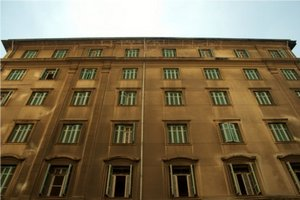
//> input picture experiment/opencv/1_CYJ/pic1.jpg, 300 x 200 px, given in place of the camera
$ ./test4_0721   (built with g++ and OpenCV 4)
//> lines starting //> are read from the running program, lines starting //| are printed output that depends on the picture; after the words box and inside, x2 and y2 are one past the last pixel; in counts of white or black regions, pixels touching at a corner belong together
#pragma warning(disable: 4819)

#include <iostream>
#include <opencv2/core/mat.hpp>
#include <opencv2/imgcodecs.hpp>
#include <opencv2/imgproc.hpp>
#include <opencv2/highgui.hpp>

#define MIN_AREA_PIXELS 300
#define LINE_SPACING_PIXELS 30

using namespace std;
using namespace cv;

class CLine
{
  public:
    Point center;
    double rate;
    double y_inter;
    int left;
    int width;
    CLine(double rate, Point center, int left, int width)
    {
	this->rate = rate;
	this->center = center;
	this->left = left;
	this->width = width;
	y_inter = -rate*center.x + center.y;
    }
    ~CLine(){
    }
    double dist_to_point(Point p){
	double x1 = p.x;
	double y1 = p.y;
	double a = rate;
	double b = -1.0;
	double c = -rate*center.x + center.y;
	double d = fabs(a*x1 + b*y1 + c) / sqrt(a*a + b*b);
	return d;
    }
};

/* 구분된 영역의 edge를 이용해 해당 영역의 기울기를 찾아 하나의 직선을 생성하는 함수 */
int extractLine(CLine* lines, int num_labels, Mat src_img, Mat labelled_img, Mat stats, Mat centroids)
{
  int line_index = 0;

//Labelled image blob을 모두 체크 (i=0 인 경우는 배경이므로 제외)
  for(int i = 1; i<num_labels; i++)
  {

  //blob area 가 너무작으면 무시
    if(stats.at<int>(i, CC_STAT_AREA) < MIN_AREA_PIXELS) continue;

  //해당 Label 영역의 픽셀은 255, 나머지는 0으로 만든 새로운 이미지 Mat 생성
    Mat blob = Mat(src_img);
    cvtColor(blob, blob, COLOR_BGR2GRAY);

    for(int row = 0; row < blob.rows; row++)
    {
	int* label = labelled_img.ptr<int>(row);
	uchar* pixel = blob.ptr<uchar>(row);

	for(int col = 0; col < blob.cols; col++)
	{
	  if(label[col] == i) pixel[col] = 0;
	  else pixel[col] = 255;
	}
    }

  //해당 영역만 edge 추출
    Mat blob_edge;
    Canny(blob, blob_edge, 30, 90, 3);
    vector<Vec4i> blob_lines;

  //Houghtransform 후 line 조각 추출, line을 하나도 추출못했을 경우 이후를 무시하고 다음 blob으로 넘어간다
    HoughLinesP(blob_edge, blob_lines, 1, CV_PI/180, 30, 30, 3);

    if(blob_lines.size() == 0) continue;
  //Transform 후 추출된 line조각 중에 가장 긴 line 을 찾는다
    double longDistance = 0;
    int longDistanceIndex = 0;

    for(int j=0; j<blob_lines.size(); j++)
    {
      Vec4i L = blob_lines[i];
      double distance = (L[2] - L[0]) * (L[2] - L[0]) + (L[3] - L[1]) * (L[3] - L[1]);

      if(distance > longDistance && distance > LINE_SPACING_PIXELS * 2)
      {
	longDistance = distance;
	longDistanceIndex = j;
      }
    }
  //가장 긴 line조각의 기울기를 이용해 이미지 blob의 center를 기준으로 새로운 line 생성
    Vec4i L = blob_lines[longDistanceIndex];
    double rate = ((double)(L[3]-L[1])) / ((double)(L[2]-L[0])+0.5); //분모가 0이 되는 경우(무한대 기울기)를 막기 위해 분모에 0.5를 더해준다
    int unique_line_flag = 1;
  //이미 생성한 line과 중복되는(너무 가까운)line은 새로 생성하지 않는다
    for(int k=0; k<line_index; k++){
      if(lines[k].dist_to_point(Point(L[0],L[1])) < LINE_SPACING_PIXELS)
	unique_line_flag = 0;
    }

  //새로운 line 인 경우 생성하여 lines 메모리 영역에 저장
    if(unique_line_flag)
    {
      double centerx = centroids.at<double>(i, 0);
      double centery = centroids.at<double>(i, 1);
      int left = stats.at<int>(i, CC_STAT_LEFT);
      int width = stats.at<int>(i, CC_STAT_WIDTH);
      lines[line_index] = CLine(rate, Point((int)centerx, (int)centery), left, width);
      line_index++;
    }
  }
//생성한 line 개수를 반환
  return line_index;
}

/* 직선들의 정보를 화면에 출력하는 함수 */
void displayLineinfo(Mat src_img, CLine* lines, int num_lines, Scalar linecolor, Scalar captioncolor)
{
  for(int i=0; i<num_lines; i++)
  {
    double x1, x2, y1, y2;
    x1 = lines[i].left;
    x2 = lines[i].left + lines[i].width;
    y1 = lines[i].rate * x1 + lines[i].y_inter;
    y2 = lines[i].rate * x2 + lines[i].y_inter;

    line(src_img, Point((int)x1, (int)y1), Point((int)x2, (int)y2), linecolor, 1, LINE_AA);
    char text[15];
    double tanval = -atan2(lines[i].rate, 1.0) / (double)CV_PI;

    if(tanval < 0) tanval = tanval + 1.0;
    sprintf(text, "%.2lfpi", tanval);
    putText(src_img, text, lines[i].center, 2, 0.5, captioncolor);
  }
}

int main()
{
  Mat src, src_hsv;
  Mat green;
  Mat green_edge;
  Mat red_lower;
  Mat red_upper;
  Mat red;

  VideoCapture video(0);
  if(!video.isOpened()){
    cout << "cannot read video \n";
    return -1;
  }
  namedWindow("Input");

/*
Hue값은 0~359이나 8bit 저장을 위해 반으로 나누어(0~179) 사용한다
Saturation 과 Value 값은 0~100 이나, 8bit 저장을 위해 2.55를 곱해(0~255) 사용한다
*/
// 녹색 분리를 위한 min max
  Scalar hsv_green_min = cvScalar(60, 55, 50);
  Scalar hsv_green_max = cvScalar(95,255,180);

//빨강 분리를 위한 min mas
  Scalar hsv_red_min_upper = cvScalar(150,200,60);
  Scalar hsv_red_max_upper = cvScalar(179,255,180);
  Scalar hsv_red_min_lower = cvScalar(0,200,60);
  Scalar hsv_red_max_lower = cvScalar(10,255,180);

//영상이 이어지는 동안 무한루프
  while(video.isOpened())
  {
//영상에서 이미지 캡쳐
    video >> src;
//> src is the input picture: 200 rows x 300 cols, CV_8UC3; mean B, G, R 79.4, 107.6, 124.2
    if(src.empty()) break;

//노이즈를 감안한 영상 blurring
    GaussianBlur(src, src, Size(3,3), 1.5, 1.5);
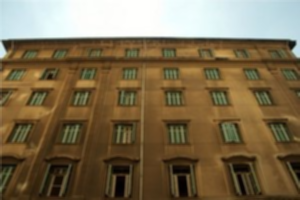
//> src: 200 rows x 300 cols, CV_8UC3; mean B, G, R 79.3, 107.6, 124.1

//색 구성을 BGR->HSV로 변환
    cvtColor(src, src_hsv, CV_BGR2HSV);
//> src_hsv: 200 rows x 300 cols, CV_8UC3; mean H, S, V 30.4, 128.8, 127.8

//녹색을 분리해 green에 저장
    inRange(src_hsv, hsv_green_min, hsv_green_max, green);
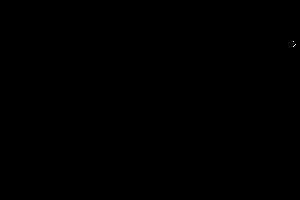
//> green: 200 rows x 300 cols, CV_8UC1; 0.01% white in thin lines or dots, all inside (x1, y1, x2, y2) = (293, 41, 296, 47)

//빨강을 분리해 red에 저장
    inRange(src_hsv, hsv_red_min_lower, hsv_red_max_lower, red_lower);
//> red_lower: 200 rows x 300 cols, CV_8UC1; every value is 0
    inRange(src_hsv, hsv_red_min_upper, hsv_red_max_upper, red_upper);
    addWeighted(red_lower, 1.0, red_upper, 1.0, 0.0, red);

//녹색, 빨강에 대해 각각 OPEN과 CLOSE를 수행하여 불완전하게 검출된 인접영역이 있다면 하나로 합한다
    morphologyEx(green, green, MORPH_OPEN, getStructuringElement(0, Size(3,3), Point(0,0)));
    morphologyEx(green, green, MORPH_CLOSE, getStructuringElement(0, Size(3,3), Point(0,0)));
    morphologyEx(red, red, MORPH_OPEN, getStructuringElement(0, Size(3,3), Point(0,0)));
    morphologyEx(red, red, MORPH_CLOSE, getStructuringElement(0, Size(3,3), Point(0,0)));

/* 빨강 영역 처리 */
//검출된 영역에서 큰 덩어리들을 Labeling
    Mat img_labels, stats, centroids;
    int numOfLabels_red = connectedComponentsWithStats(red, img_labels, stats, centroids, 8, CV_32S);
//> img_labels: 200 rows x 300 cols, CV_32SC1; every value is 0
//> stats = [0, 0, 300, 200, 60000]; centroids = [149.5, 99.5]; numOfLabels_red = 1

//Labelled 영역에서 직선을 추출해 저장하기 위한 메모리 할당 (최대 label 개수만큼)
    CLine* lines = (CLine *)malloc(sizeof(CLine)*numOfLabels_red);

//Labelled 영역에서 직선 추출
    int red_lines = extractLine(lines, numOfLabels_red, src, img_labels, stats, centroids);
//> after the loop in extractLine, `for(int i = 1; i<num_labels; i++)`: line_index = 0
//> red_lines = 0

//추출된 직선을 화면에 그리고, 그 옆에 기울기를 출력
    displayLineinfo(src, lines, red_lines, Scalar(0,0,255), Scalar(200,200,255));

//메모리 해제
    free(lines);

/* 녹색 영역 처리 */
    int numOfLabels_green = connectedComponentsWithStats(green, img_labels, stats, centroids, 8, CV_32S);
//> numOfLabels_green = 1
    lines = (CLine *)malloc(sizeof(CLine)*numOfLabels_red);
    int green_lines = extractLine(lines, numOfLabels_red, src, img_labels, stats, centroids);
//> green_lines = 0
    displayLineinfo(src, lines, green_lines, Scalar(0,255,0), Scalar(200,255,200));
    free(lines);

    imshow("Input", src);

    if(waitKey(10)>= 0) break;
//> the Esc key is pressed
  }

  cvDestroyAllWindows();
  return 0;
}
